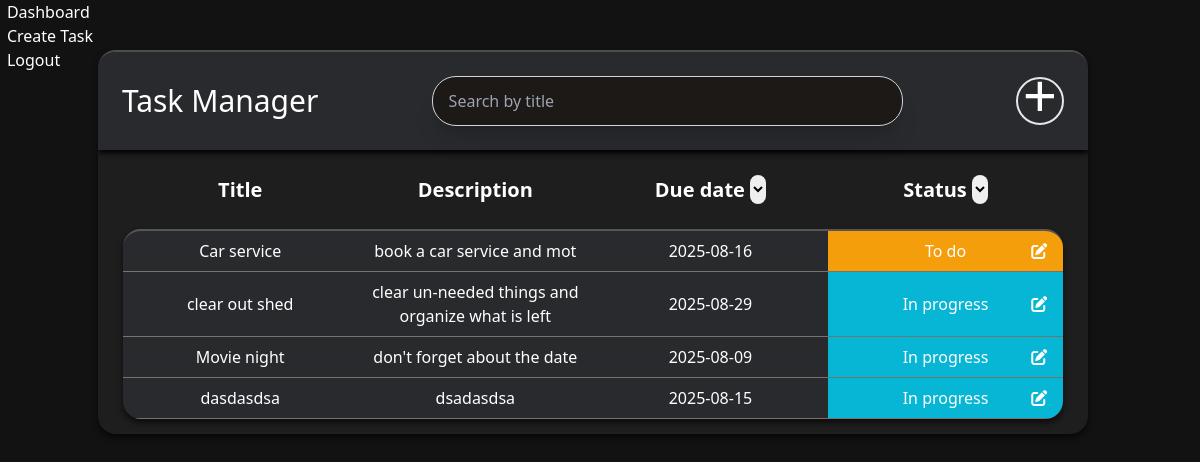
/dashboard (signed in), run on the app's committed database.
### tables this page shows
CREATE TABLE tasks(
                    id INTEGER PRIMARY KEY AUTOINCREMENT,
                    user_id INTEGER NOT NULL,
                    title TEXT NOT NULL,
                    description TEXT,
                    due_date TEXT NOT NULL,
                    status TEXT NOT NULL, 
                    FOREIGN KEY (user_id) REFERENCES users (id) ON DELETE CASCADE
                    );

### app.py (the view)
@app.route("/dashboard")
@login_required
def dashboard():
     user_id = session.get("user_id")
     conn = get_db_connection()
     tasks = conn.execute("SELECT * FROM tasks WHERE user_id = ?", (user_id,)).fetchall()
     conn.close()
     return render_template("dashboard.html", username=session.get("username"), tasks=tasks)

### app.py (called while the page is built)
def login_required(f):
     @wraps(f)
     def decorated_function(*args, **kwargs):
          if "user_id" not in session:
               flash("You need to be logged in to access this page", "error")
               return redirect(url_for('login'))
          return f(*args, **kwargs)
     return decorated_function

### database.py (called while the page is built)
def get_db_connection():
     conn = sqlite3.connect(DATABASE)
     conn.row_factory = sqlite3.Row
     return conn

### templates/dashboard.html (shortened to what this page needs)
{% extends "base.html" %}
    {% block content %}
        <div id="task-container">
            <div class="flex p-6 items-center justify-between" id="task-manager-header">
                <h1 class=" text-3xl">Task Manager</h1>
                <input type="text" name="search-by-title" id="search-by-title" placeholder="Search by title" class="w-[50%] px-4 py-3 bg-stone-900 border border-gray-300 dark:border-gray-600 rounded-3xl hover:border-gray-500 shadow-xl"/>
                <div class="flex items-center justify-center border-2 rounded-full w-12 h-12 hover:border-sky-500">
                    <a href="{{url_for('create_task')}}" class="flex items-center justify-center w-full h-full text-6xl -translate-y-1.5 hover:text-sky-500">+</a>
                </div>
            </div>
            <table id="table-header" class="mt-6 mb-6">
                <thead class="text-xl">
                    <th class="w-1/4">Title</th>
                    <th class="w-1/4">Description</th>
                    <th class="w-1/4">Due date
                        <select id="date-order" name="date-order" class="text-black w-4 rounded-full ">
                            <option value="Date Descending">Date Descending</option>
                        </select>
                    </th>
                    <th class="w-1/4">Status
                        <select id="status" name="status" class="text-black w-4 rounded-full ">
                            <option value="To do">To Do</option>
                        </select>
                    </th>
                </thead>
            </table>
            <div id="details-container">
            {% for task in tasks %}
                <div class="grid grid-cols-4  text-center  border-b border-stone-500">
                    <div class="p-2 flex justify-center items-center" >{{task["title"]}}</div>
                    <div class="p-2 flex justify-center items-center">{{task["description"]}}</div>
                    <div class="p-2 flex justify-center items-center">{{task["due_date"]}}</div>
                    {% if task["status"] == "To do" %}
                    <div class="p-2 bg-amber-500 flex items-center justify-center relative">{{task["status"]}}
                        <a href="{{url_for('edit_task', task_id=task['id'])}}"class="absolute right-4 hover:text-3xl">
                        <i class="fa-solid fa-pen-to-square "></i>
                        </a>
                    </div>
                    {% elif task["status"] == "In progress" %}
                    <div class="p-2 bg-cyan-500 flex items-center justify-center relative">{{task["status"]}}
                        <a href="{{url_for('edit_task', task_id=task['id'])}}"class="absolute right-4 hover:text-3xl">
                        <i class="fa-solid fa-pen-to-square "></i>
                        </a>
                    </div>
                    {% elif task["status"] == "Completed" %}
                    <div class="p-2 bg-green-500 flex items-center justify-center relative">{{task["status"]}}
                        <a href="{{url_for('edit_task', task_id=task['id'])}}" class="absolute right-4 hover:text-3xl" >
                        <i class="fa-solid fa-pen-to-square "></i>
                        </a>
                    </div>
                    {% endif %}
                </div>
            {% endfor %}
            </div>
        </div>
{% endblock %}

### static/style/style.css (style rules this page uses)
#dashboard-container { background-color: #121212 ; display: flex; width: 100%; justify-content: center; }
#task-container { max-width: 1100px; width: 90%; background-color: #1e1e1e; border-top: 2px solid rgba(255, 255, 255, 0.209); box-shadow: 0 4px 6px rgba(0,0,0,0.6); border-radius: 18px; overflow: hidden; margin-top: 50px; }
#task-manager-header { background-color: rgb(41, 42, 45); box-shadow: 1px 3px 5px black; }
#table-header { width: 95%; text-align: center; justify-self: center; }
#details-container { background-color: rgb(41, 42, 45); border-top: 2px solid rgba(255, 255, 255, 0.209); box-shadow: 0 4px 6px rgba(0,0,0,0.6); border-radius: 18px; width: 95%; justify-self: center; margin-bottom: 15px; overflow: hidden; }

### data on the page
tasks: title "Car service", description "book a car service and mot", due_date "2025-08-16", status "To do"
tasks: title "clear out shed", description "clear un-needed things and organize what is left", due_date "2025-08-29", status "In progress"
tasks: title "Movie night", description "don't forget about the date", due_date "2025-08-09", status "In progress"
tasks: title "dasdasdsa", description "dsadasdsa", due_date "2025-08-15", status "In progress"
